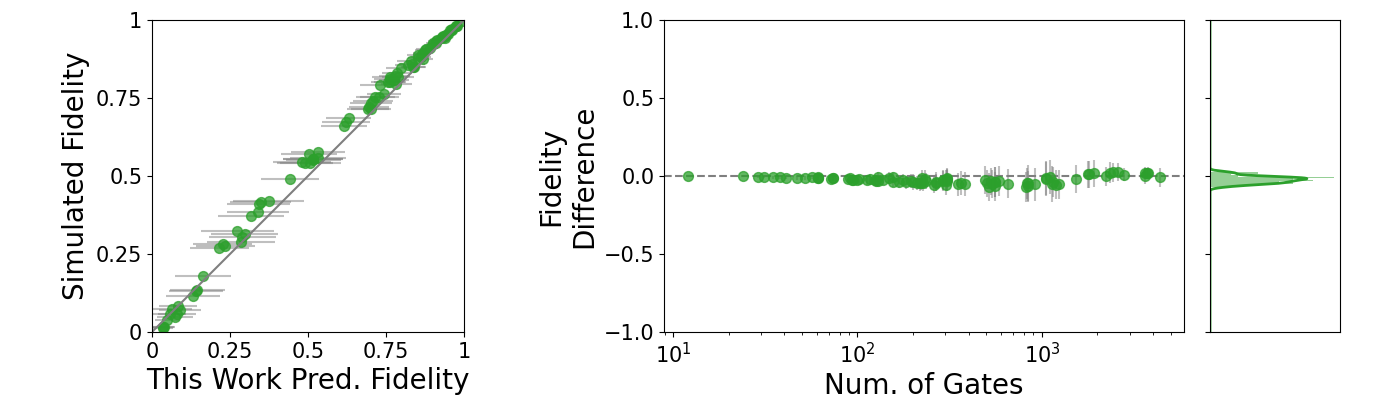

Recreate this plot in Python.
import csv
import matplotlib.pyplot as plt
from os.path import join
from sklearn.metrics import r2_score
import numpy as np
from scipy import stats

def scatter_hist(y, ax_histy, color):
    # no labels
    ax_histy.tick_params(axis="y", labelleft=False)
    ax_histy.tick_params(axis="x", labelbottom=False)
    ax_histy.xaxis.set_visible(False)

    ax_histy.hist(y, bins=10, orientation='horizontal', density=True, alpha=0.5, color=color)
    kde = stats.gaussian_kde(y)
    x = np.linspace(-1, 1, 1000)
    ax_histy.plot(kde(x), x, color=color, linewidth=2)

scatter_size = 50
ticks_size = 15
label_size = 20

file = open('data_depol_simulation.csv', 'r')
data = list(csv.reader(file, delimiter=","))

filenames = data[0]
num_qubits = [int(q) for q in data[1]]
depths = [int(d) for d in data[2]]
num_gates = [int(g) for g in data[3]]

fid_qiskit = [float(f) for f in data[4]]
fid_min_depol = [float(eval(f)[0]) for f in data[5]]
fid_max_depol = [float(eval(f)[1]) for f in data[5]]
fid_avg_depol = [(fid_min_depol[i] + fid_max_depol[i])/2 for i in range(len(fid_min_depol))]
depol_error = [(fid_max_depol[i]-fid_min_depol[i])/2 for i in range(len(fid_min_depol))]

depol_diff = [fid_avg_depol[i] - fid_qiskit[i] for i in range(len(fid_avg_depol))]

y_lims = (-1, 1)

fig, axs = plt.subplots(ncols=2, nrows=1, figsize=(14, 4))

# Depol vs Simulation
axs[0].scatter(fid_avg_depol, fid_qiskit, c='tab:green', alpha=0.75, s=scatter_size)
axs[0].errorbar(fid_avg_depol, fid_qiskit, xerr=depol_error, fmt='o', c='gray', markersize=0, alpha=0.5, zorder=-1)
axs[0].plot([0,1], [0,1], color='tab:gray')
axs[0].set_ylabel('Simulated Fidelity', fontsize=label_size)
axs[0].set_xlabel('This Work Pred. Fidelity', fontsize=label_size)

# Depol Difference
axs[1].scatter(num_gates, depol_diff, c='tab:green', alpha=0.75, s=scatter_size)
axs[1].errorbar(num_gates, depol_diff, yerr=depol_error, fmt='o', c='gray', markersize=0, alpha=0.5, zorder=-1)
axs[1].set_xlabel('Num. of Gates', fontsize=label_size)

ax_histy = axs[1].inset_axes([1.05, 0, 0.25, 1], sharey=axs[1])
scatter_hist(depol_diff, ax_histy, 'tab:green')
ax_histy.set_ylim(y_lims[0], y_lims[1])

axs[0].set_box_aspect(1)
axs[0].set_xlim(0, 1)
axs[0].set_ylim(0, 1)
axs[0].tick_params(axis='both', which='major', labelsize=ticks_size)
axs[0].set_xticks([0, 0.25, 0.5, 0.75, 1], ['0', '0.25', '0.5', '0.75', '1'])
axs[0].set_yticks([0, 0.25, 0.5, 0.75, 1], ['0', '0.25', '0.5', '0.75', '1'])

axs[1].set_box_aspect(0.6)
axs[1].set_xscale('log')
axs[1].axhline(0, color='tab:gray', linestyle='--', zorder=-10)
axs[1].tick_params(axis='both', which='major', labelsize=ticks_size)
axs[1].set_ylabel('Fidelity\nDifference', fontsize=label_size)

plt.subplots_adjust(left=0, bottom=0.17, right=0.88, top=0.95, wspace=0, hspace=0.2)

plt.show()
